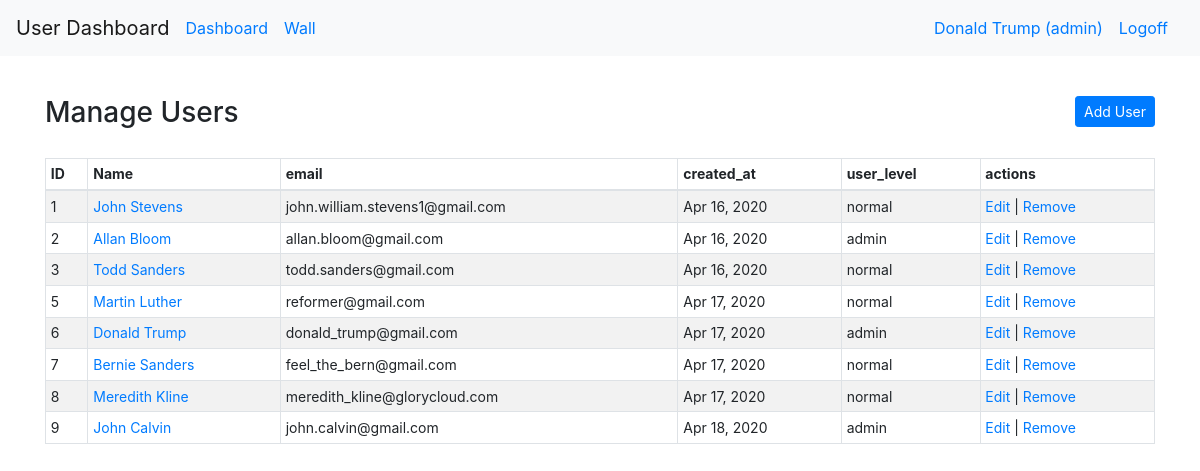
Screenshot of /dashboard (signed in) with the database file from the repository.
### login_and_registration_app/models.py (models this page shows)
class User(models.Model):
    first_name = models.CharField(max_length=255)
    last_name = models.CharField(max_length=255)
    email = models.CharField(max_length=255)
    level = models.IntegerField(default=1)
    description = models.TextField(null=True)
    password = models.CharField(max_length=100)
    created_at = models.DateTimeField(auto_now_add=True)
    updated_at = models.DateTimeField(auto_now=True)
    profile_photo = models.ImageField(upload_to="profile_images", blank=True)
    default_photo = models.ImageField(upload_to="profile_images", default="default.jpg")
    city = models.CharField(max_length=45, null=True)
    state = models.CharField(max_length=45, null=True)
    country = models.CharField(max_length=45, null=True)
    objects = UserManager()

### dashboard_app/views.py (the view)
# urls.py: path("", views.dashboard),
def dashboard(request):
    try:
        User.objects.filter(id=request.session["user_id"])[0]
    except IndexError:
        return redirect("/")
    context = {
        "user": logged_user(request),
        "users": User.objects.all(),
    }
    return render(request, "dashboard.html", context)

### dashboard_app/views.py (called while the page is built)
def logged_user(request):
    return User.objects.filter(id=request.session["user_id"])[0]

### dashboard_app/templates/dashboard.html (shortened to what this page needs)
<!doctype html>
<html lang="en">
  <head>
    {% load static %}
    <link rel="stylesheet" type="text/css" href="{% static 'bootstrap.css' %}">
  </head>
  <body>
    <nav class="navbar navbar-expand-md navbar-light bg-light">
      <a class="navbar-brand" href="/">User Dashboard</a>
      <div class="collapse navbar-collapse" id="navbarSupportedContent">
        <a class="navbar-nav mr-sm-0 nav-link" href="/dashboard">Dashboard</a>
        <a class="navbar-nav mr-auto nav-link" href="/message_board/{{user.id}}">Wall</a>
      {% if request.session.user_id == None %}
        <a class="navbar-nav mr-sm-0 nav-link" href="/signin">Signin</a>
      {% else %}
      {% if user.level == 9%}
      <a class="navbar-nav mr-sm-0 nav-link" href="/dashboard/edit_profile/{{user.id}}">{{user.first_name}} {{user.last_name}} (admin)</a>
      {% else %}
      <a class="navbar-nav mr-sm-0 nav-link" href="/dashboard/edit_profile/{{user.id}}">{{user.first_name}} {{user.last_name}}</a>
      {% endif %}
      <a class="navbar-nav mr-sm-0 nav-link" href="/logoff">Logoff</a>
      {% endif %}
      </div>
    </nav>
    <div class="container">
      <div class="row header_row">
        <div class="col-8">
        {% if user.level == 9%}
          <h3>Manage Users</h3>
        {% else %}
          <h3>All Users</h3>
        {% endif %}
        </div>
        {% if user.level == 9 %}
        <div class="col-4 text-right">
          <a class="btn btn-sm btn-primary add_user_btn" data-toggle="modal" data-target="#process_credentials">Add User</a>
        </div>
        {% endif %}
      </div>
      <div class="row">
        <div class="col-12">
          <div class="table-responsive-lg">
            <table class="table table-striped table-hover table-sm table-bordered">
              <thead>
                <tr>
                  <th>ID</th>
                  <th>Name</th>
                  <th>email</th>
                  <th>created_at</th>
                  <th>user_level</th>
                  {% if user.level == 9%}
                  <th>actions</th>
                  {% endif %}
                </tr>
              </thead>
              <tbody>
              {% for profile in users %}
                <tr>
                  <td>{{ profile.id }}</td>
                  <td><a href="/message_board/{{profile.id}}">{{ profile.first_name }} {{ profile.last_name }}</a></td>
                  <td>{{ profile.email }}</td>
                  <td>{{ profile.created_at|date:"M d, Y" }}</td>
                {% if profile.level == 9%}
                  <td>admin</td>
                {% else %}
                  <td>normal</td>
                {% endif %}
                {% if user.level == 9%}
                  <td>
                    <a href="" class="" data-toggle="modal" data-target="#process_credentials_edit_user_{{profile.id}}">Edit</a> |
                    <a href="" data-toggle="modal" data-target="#remove{{profile.id}}">Remove</a>
                  </td>
                {% endif %}
                </tr>
              {% endfor %}
              </tbody>
            </table>
          </div>
        </div>
      </div>
    </div>
  </body>
</html>

### dashboard_app/templates/dashboard.html (style rules this page uses)
.header_row { margin-top: 40px; margin-bottom: 20px; }
table { font-size: 14px; }
.add_user_btn { color: white !important; }

### rows the page displays
User: first_name "Donald", last_name "Trump", id "6", email "donald_trump@gmail.com", created_at "Apr 17, 2020", level "admin"
User: id "1", first_name "John", last_name "Stevens", email "john.william.stevens1@gmail.com", created_at "Apr 16, 2020", level "normal"
User: id "2", first_name "Allan", last_name "Bloom", email "allan.bloom@gmail.com", created_at "Apr 16, 2020", level "admin"
User: id "3", first_name "Todd", last_name "Sanders", email "todd.sanders@gmail.com", created_at "Apr 16, 2020", level "normal"
User: id "5", first_name "Martin", last_name "Luther", email "reformer@gmail.com", created_at "Apr 17, 2020", level "normal"
User: id "7", first_name "Bernie", last_name "Sanders", email "feel_the_bern@gmail.com", created_at "Apr 17, 2020", level "normal"
User: id "8", first_name "Meredith", last_name "Kline", email "meredith_kline@glorycloud.com", created_at "Apr 17, 2020", level "normal"
User: id "9", first_name "John", last_name "Calvin", email "john.calvin@gmail.com", created_at "Apr 18, 2020", level "admin"
